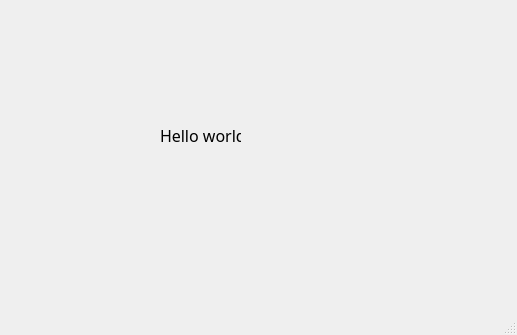
<?xml version="1.0" encoding="UTF-8"?>
<ui version="4.0">
 <class>MainWindow</class>
 <widget class="QMainWindow" name="MainWindow">
  <property name="geometry">
   <rect>
    <x>0</x>
    <y>0</y>
    <width>517</width>
    <height>335</height>
   </rect>
  </property>
  <property name="windowTitle">
   <string>MainWindow</string>
  </property>
  <widget class="QWidget" name="centralwidget">
   <widget class="QLabel" name="label">
    <property name="geometry">
     <rect>
      <x>160</x>
      <y>110</y>
      <width>81</width>
      <height>51</height>
     </rect>
    </property>
    <property name="font">
     <font>
      <family>Adobe Devanagari</family>
      <pointsize>12</pointsize>
     </font>
    </property>
    <property name="text">
     <string>Hello world</string>
    </property>
   </widget>
  </widget>
  <widget class="QMenuBar" name="menubar">
   <property name="geometry">
    <rect>
     <x>0</x>
     <y>0</y>
     <width>517</width>
     <height>22</height>
    </rect>
   </property>
  </widget>
  <widget class="QStatusBar" name="statusbar"/>
 </widget>
 <resources/>
 <connections/>
</ui>
